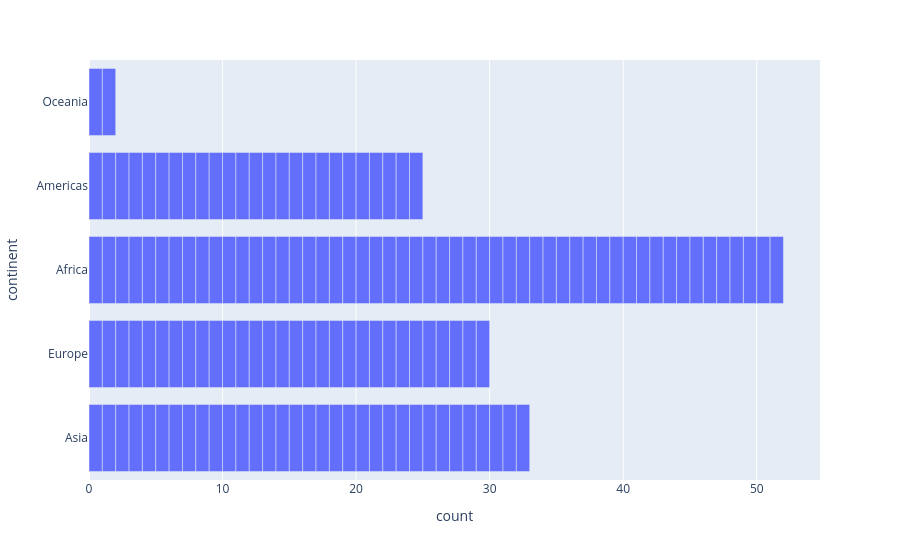

This figure's notebook cell:
### Code cell
fig = px.bar(df.query('year == 2007'), 
             hover_name='country',
             y='continent',
             barmode="group"
            )
fig.show()

### Figure 1 — Plotly figure (JSON) as saved in the notebook; plotly's stock layout.template omitted (floating-point values rounded to 4 significant figures; data arrays with more than 128 entries replaced by an {"elided": "..."} marker saying what was removed)
{"data": [{"alignmentgroup": "True", "hovertemplate": "<b>%{hovertext}</b><br><br>count=%{x}<br>continent=%{y}<extra></extra>", "hovertext": {"elided": "142 str values"}, "legendgroup": "", "marker": {"color": "#636efa", "pattern": {"shape": ""}}, "name": "", "offsetgroup": "", "orientation": "h", "showlegend": false, "textposition": "auto", "type": "bar", "x": {"elided": "142 int values"}, "xaxis": "x", "y": {"elided": "142 str values"}, "yaxis": "y"}], "layout": {"barmode": "group", "legend": {"tracegroupgap": 0}, "margin": {"t": 60}, "xaxis": {"anchor": "y", "domain": [0, 1], "title": {"text": "count"}}, "yaxis": {"anchor": "x", "domain": [0, 1], "title": {"text": "continent"}}}}
